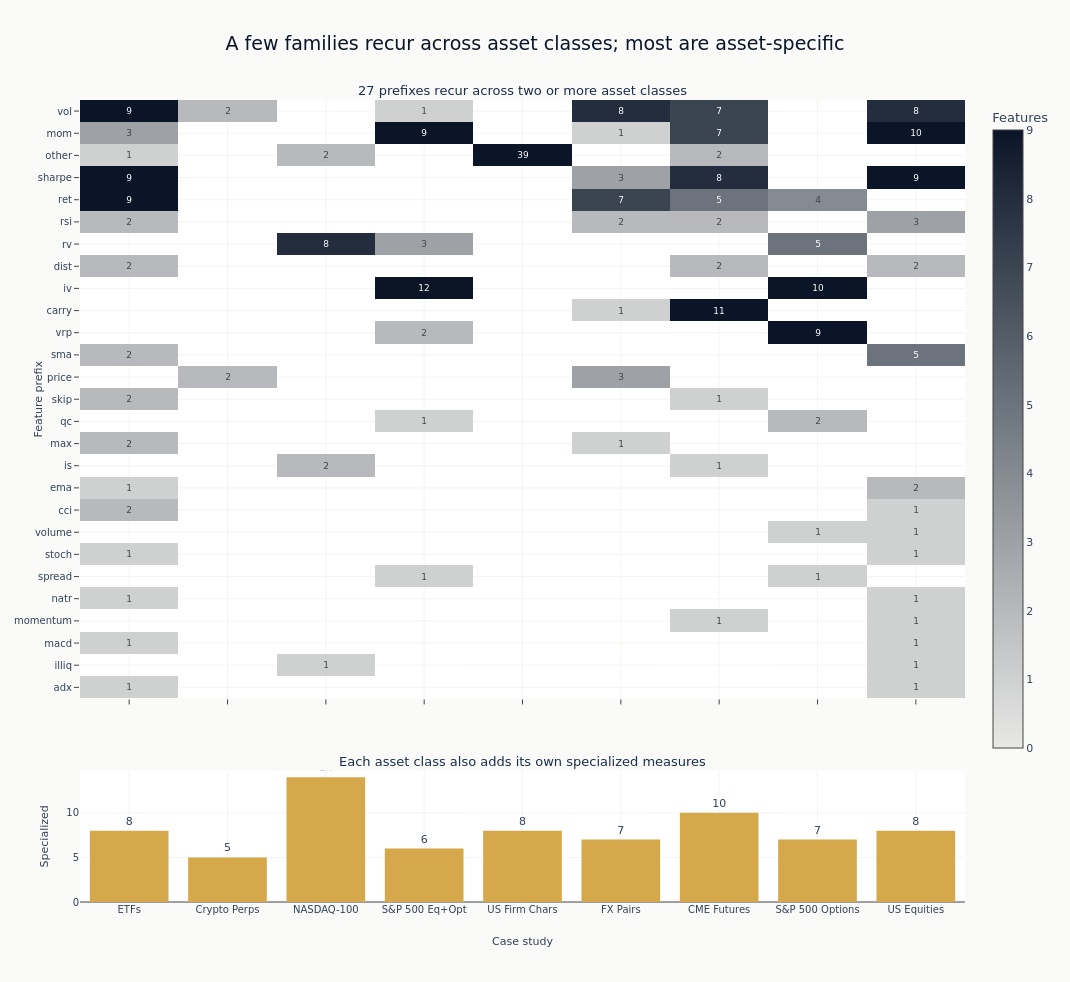

Write notebook code for a chart like this one.
### Markdown cell above
## 4. Feature Family Distribution

We group features into *families* by their name prefix (the token before the
first underscore: `mom_21` and `mom_63` both count as `mom`). This is a coarse,
mechanical lens - across nine very different markets it yields on the order of a
hundred prefixes, but that overstates the number of distinct ideas. Two effects
inflate it: each asset class contributes genuinely specialized measures that
appear nowhere else (option `skew`/`term`/`iv`, microstructure `kyle`/`depth`,
crypto `funding`/`premium`, futures term-structure), and inconsistent naming
splits a few shared concepts (`bb` vs `bollinger` for the same Bollinger %B;
`r12`/`r36`/`past` all momentum windows). Read the y-axis as prefixes, not as a
taxonomy.

What the figure *is* good for is the cross-asset pattern. A heatmap is the right
lens for the prefixes that *recur* - momentum, volatility, and returns show up
almost everywhere - so we keep those (used in two or more case studies, broadest
on top) in the heatmap, and collapse the long tail of single-market prefixes
into a companion bar counting how many specialized measures each asset class
adds.

### Code cell
if evaluated:
    cs_list = list(evaluated)

    # Collect all family names across case studies
    all_families: set[str] = set()
    for cs in cs_list:
        all_families.update(evaluated[cs]["family_counts"].keys())

    if all_families:
        # Breadth = number of case studies each family appears in; total count is
        # the tiebreak so the heavy hitters float to the top of the heatmap.
        breadth = {
            fam: sum(1 for cs in cs_list if evaluated[cs]["family_counts"].get(fam, 0) > 0)
            for fam in all_families
        }
        total_count = {
            fam: sum(evaluated[cs]["family_counts"].get(fam, 0) for cs in cs_list)
            for fam in all_families
        }
        # Ascending sort: Plotly stacks the first y entry at the bottom, so the
        # broadest / heaviest families end up on top.
        recurring = sorted(
            (f for f in all_families if breadth[f] >= 2),
            key=lambda f: (breadth[f], total_count[f], f),
        )
        singletons = [f for f in all_families if breadth[f] == 1]

        # One asset-specific family belongs to exactly one case study; count them.
        singleton_counts = [
            sum(1 for f in singletons if evaluated[cs]["family_counts"].get(f, 0) > 0)
            for cs in cs_list
        ]

        heatmap_data = [
            [(evaluated[cs]["family_counts"].get(fam, 0) or float("nan")) for cs in cs_list]
            for fam in recurring
        ]

        # One catch-all "other" bucket can spike far above the real families and
        # flatten the palette; winsorize the color at the 90th percentile so the
        # gradient stays readable. Printed counts remain exact.
        _flat = [v for row in heatmap_data for v in row if not np.isnan(v)]
        zmax_cap = float(np.nanpercentile(_flat, 90)) if _flat else None

        cs_labels = [DISPLAY_NAMES[cs] for cs in cs_list]
        fig = make_subplots(
            rows=2,
            cols=1,
            row_heights=[0.82, 0.18],
            vertical_spacing=0.09,
            subplot_titles=(
                f"{len(recurring)} prefixes recur across two or more asset classes",
                "Each asset class also adds its own specialized measures",
            ),
        )
        fig.add_trace(
            go.Heatmap(
                z=heatmap_data,
                x=cs_labels,
                y=recurring,
                colorscale=[[0.0, COLORS["silver_muted"]], [1.0, COLORS["blue"]]],
                zmax=zmax_cap,
                zmin=0,
                text=[
                    [f"{int(v)}" if not np.isnan(v) else "" for v in row] for row in heatmap_data
                ],
                texttemplate="%{text}",
                textfont={"size": 9},
                colorbar={"title": "Features", "len": 0.82, "y": 1.0, "yanchor": "top"},
            ),
            row=1,
            col=1,
        )
        fig.add_trace(
            go.Bar(
                x=cs_labels,
                y=singleton_counts,
                marker_color=COLORS["amber"],
                text=singleton_counts,
                textposition="outside",
                showlegend=False,
            ),
            row=2,
            col=1,
        )
        fig.update_xaxes(showticklabels=False, row=1, col=1)
        fig.update_yaxes(title_text="Feature prefix", row=1, col=1)
        fig.update_xaxes(title_text="Case study", row=2, col=1)
        fig.update_yaxes(title_text="Specialized", row=2, col=1)
        # Establish a clear title hierarchy: prominent claim title on top, the two
        # panel labels smaller and in body color (the template renders subplot
        # titles larger/blue, which reads backwards against the main title).
        fig.update_annotations(font={"size": 13, "color": COLORS["slate"]})
        fig.update_layout(
            title={
                "text": "A few families recur across asset classes; most are asset-specific",
                "font": {"size": 19},
            },
            height=max(500, len(recurring) * 26 + 280),
            width=max(700, len(cs_list) * 90 + 260),
        )
        fig.show()
    else:
        print("No family-level data available.")
else:
    print("No feature data available.")

### Figure 1 — Plotly figure (JSON) as saved in the notebook; plotly's stock layout.template omitted (floating-point values rounded to 4 significant figures; data arrays with more than 128 entries replaced by an {"elided": "..."} marker saying what was removed)
{"data": [{"colorbar": {"len": 0.82, "title": {"text": "Features"}, "y": 1.0, "yanchor": "top"}, "colorscale": [[0.0, "#e8e8e6"], [1.0, "#0a1628"]], "text": {"elided": "27x9 str values"}, "textfont": {"size": 9}, "texttemplate": "%{text}", "type": "heatmap", "x": ["ETFs", "Crypto Perps", "NASDAQ-100", "S&P 500 Eq+Opt", "US Firm Chars", "FX Pairs", "CME Futures", "S&P 500 Options", "US Equities"], "xaxis": "x", "y": ["adx", "illiq", "macd", "momentum", "natr", "spread", "stoch", "volume", "cci", "ema", "is", "max", "qc", "skip", "price", "sma", "vrp", "carry", "iv", "dist", "rv", "rsi", "ret", "sharpe", "other", "mom", "vol"], "yaxis": "y", "z": {"elided": "27x9 int values"}, "zmax": 9.0, "zmin": 0}, {"marker": {"color": "#D4A84B"}, "showlegend": false, "text": ["8", "5", "14", "6", "8", "7", "10", "7", "8"], "textposition": "outside", "type": "bar", "x": ["ETFs", "Crypto Perps", "NASDAQ-100", "S&P 500 Eq+Opt", "US Firm Chars", "FX Pairs", "CME Futures", "S&P 500 Options", "US Equities"], "xaxis": "x2", "y": [8, 5, 14, 6, 8, 7, 10, 7, 8], "yaxis": "y2"}], "layout": {"annotations": [{"font": {"color": "#1a2d4a", "size": 13}, "showarrow": false, "text": "27 prefixes recur across two or more asset classes", "x": 0.5, "xanchor": "center", "xref": "paper", "y": 1.0, "yanchor": "bottom", "yref": "paper"}, {"font": {"color": "#1a2d4a", "size": 13}, "showarrow": false, "text": "Each asset class also adds its own specialized measures", "x": 0.5, "xanchor": "center", "xref": "paper", "y": 0.1638, "yanchor": "bottom", "yref": "paper"}], "height": 982, "title": {"font": {"size": 19}, "text": "A few families recur across asset classes; most are asset-specific"}, "width": 1070, "xaxis": {"anchor": "y", "domain": [0.0, 1.0], "showticklabels": false}, "xaxis2": {"anchor": "y2", "domain": [0.0, 1.0], "title": {"text": "Case study"}}, "yaxis": {"anchor": "x", "domain": [0.2538, 1.0], "title": {"text": "Feature prefix"}}, "yaxis2": {"anchor": "x2", "domain": [0.0, 0.1638], "title": {"text": "Specialized"}}}}
